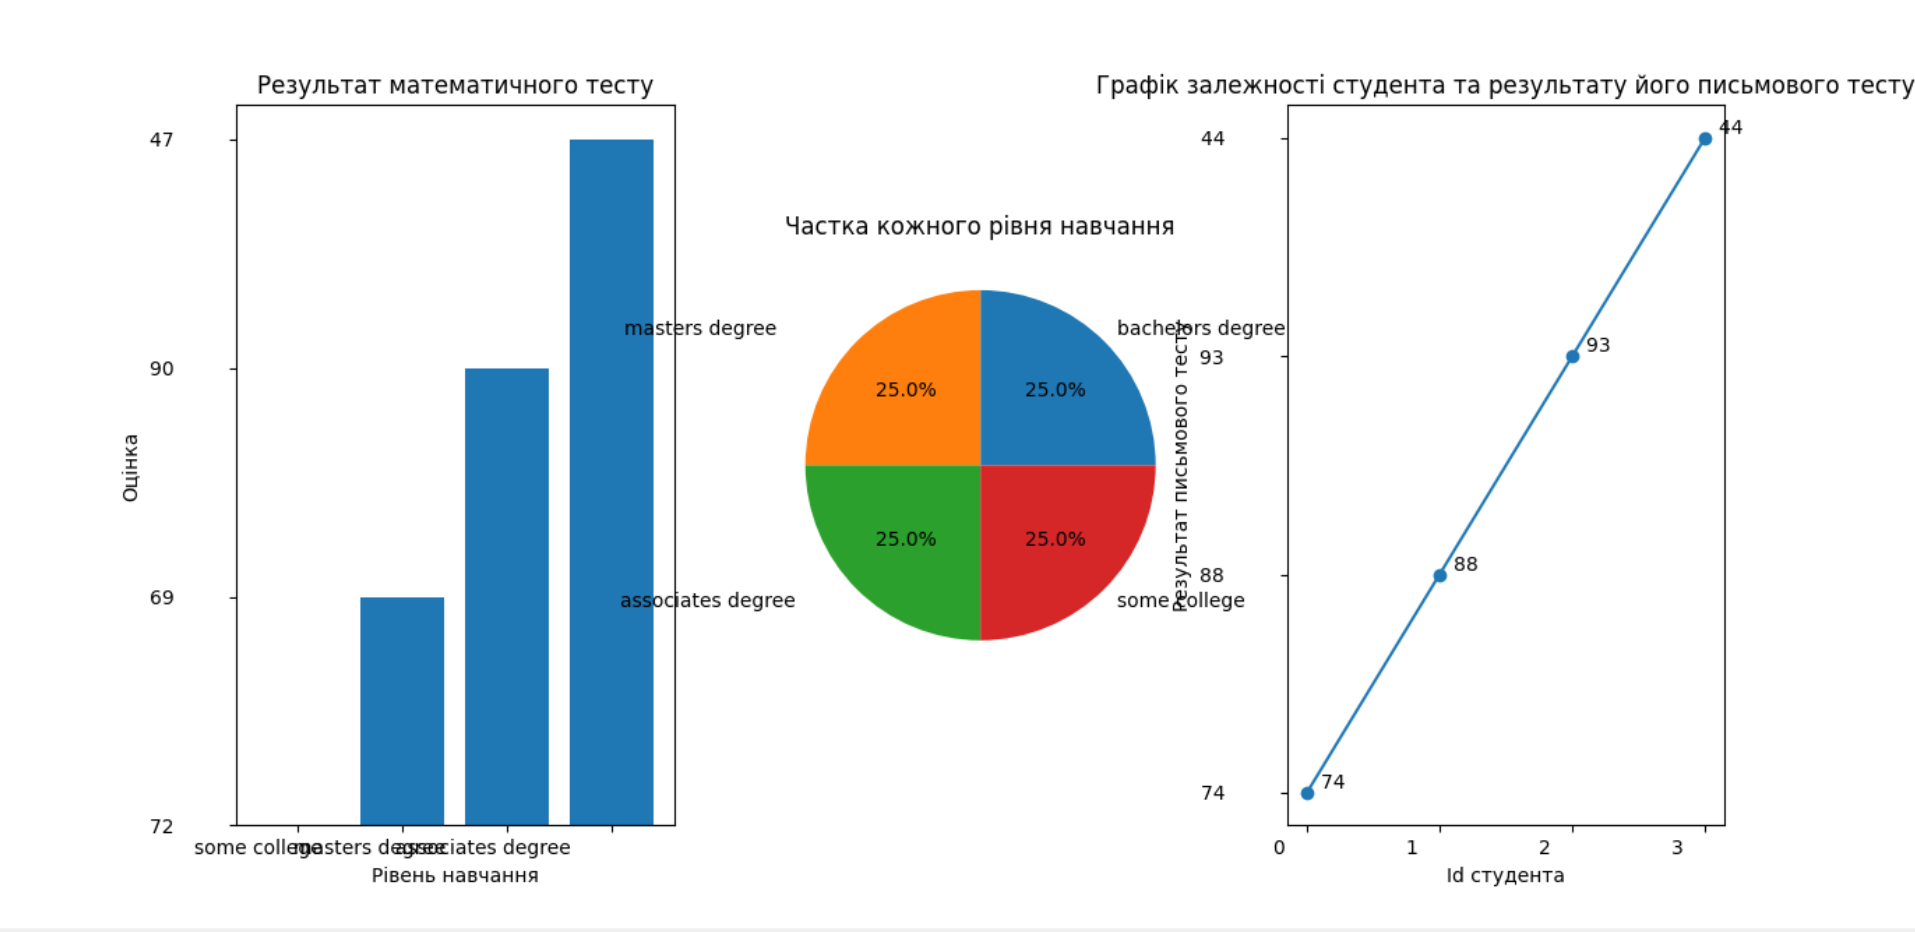

Source code (Python):
import psycopg2
import matplotlib.pyplot as plt

username = 'student01'
password = '9959'
database = 'postgres'
host = 'localhost'
port = '5432'

query_1 = '''
SELECT level, math_score
FROM student_stats;
'''

query_2 = '''
SELECT level, COUNT(1)
FROM student_stats
GROUP BY level
'''

query_3 = '''
SELECT id, writing_score
FROM student_stats
'''

conn = psycopg2.connect(user=username, password=password, dbname=database, host=host, port=port)

with conn:

    cur = conn.cursor()

    cur.execute(query_1)
    viz1_1 = []
    viz1_2 = []

    for row in cur:
        viz1_1.append(row[0])
        viz1_2.append(row[1])


    x_range = range(len(viz1_1))

    figure, (bar_ax, pie_ax, graph_ax) = plt.subplots(1, 3)

    bar_ax.bar(x_range, viz1_2)
    bar_ax.set_title('Результат математичного тесту')
    bar_ax.set_xlabel('Рівень навчання')
    bar_ax.set_xticks(x_range, viz1_1)
    bar_ax.set_ylabel('Оцінка')
    bar_ax.set_xticklabels(viz1_1)



    cur.execute(query_2)
    viz2_1 = []
    viz2_2 = []

    for row in cur:
        viz2_1.append(row[0])
        viz2_2.append(row[1])
    
    pie_ax.pie(viz2_2, labels=viz2_1, autopct='%1.1f%%')
    pie_ax.set_title('Частка кожного рівня навчання')

    cur.execute(query_3)
    viz3_1 = []
    viz3_2 = []

    for row in cur:
        viz3_1.append(row[0])
        viz3_2.append(row[1])

    graph_ax.plot(viz3_1, viz3_2, marker='o')
    graph_ax.set_xlabel('Id студента')
    graph_ax.set_ylabel('Результат письмового тесту')
    graph_ax.set_title('Графік залежності студента та результату його письмового тесту')

    for qnt, price in zip(viz3_1, viz3_2):
        graph_ax.annotate(price, xy=(qnt, price), xytext=(7, 2), textcoords='offset points')


mng = plt.get_current_fig_manager()
mng.resize(2000, 800)

plt.show()
